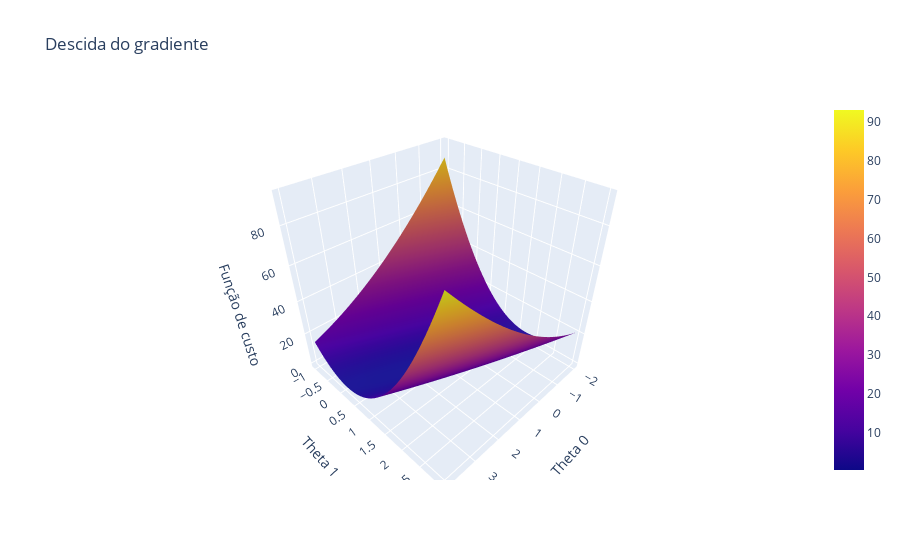

The notebook cell this image was saved under:
### Code cell
import numpy as np
import plotly.graph_objects as go

def gradient_descent(X, y, learning_rate, num_iterations):
    num_samples = len(y)
    theta0 = 0  # Parâmetro theta0
    theta1 = 0  # Parâmetro theta1
    cost_history = []

    for i in range(num_iterations):
        y_pred = theta0 + theta1 * X  # Valor previsto pela regressão linear
        error = y_pred - y  # Erro entre o valor previsto e o valor real
        
        # Atualizar os parâmetros theta0 e theta1 usando a regra do gradiente descendente
        gradient0 = (1 / num_samples) * np.sum(error)
        gradient1 = (1 / num_samples) * np.sum(error * X)
        theta0 -= learning_rate * gradient0
        theta1 -= learning_rate * gradient1
        
        # Calcular a função de custo (erro médio quadrático)
        cost = np.mean(error**2)
        cost_history.append(cost)

    return theta0, theta1, cost_history

# Dados de exemplo
X = np.array([1, 2, 3, 4, 5])
y = np.array([2, 4, 5, 4, 5])

# Hiperparâmetros
learning_rate = 0.05
num_iterations = 100

# Executar o gradiente descendente
theta0, theta1, cost_history = gradient_descent(X, y, learning_rate, num_iterations)

# Preparar os dados para plotagem
theta0_vals = np.linspace(-2, 4, 100)
theta1_vals = np.linspace(-1, 3, 100)
theta0_vals, theta1_vals = np.meshgrid(theta0_vals, theta1_vals)
cost_vals = np.zeros_like(theta0_vals)

for i in range(len(theta0_vals)):
    for j in range(len(theta1_vals)):
        theta_vals = np.array([theta0_vals[i, j], theta1_vals[i, j]])
        y_pred = theta_vals[0] + theta_vals[1] * X
        error = y_pred - y
        cost_vals[i, j] = np.mean(error**2)

# Plotar o gradiente descendente em 3D com Plotly
fig = go.Figure(data=[go.Surface(x=theta0_vals, y=theta1_vals, z=cost_vals)])
fig.update_layout(scene=dict(
                    xaxis_title='Theta 0',
                    yaxis_title='Theta 1',
                    zaxis_title='Função de custo'),
                  title='Descida do gradiente')
fig.show()

### Figure 1 — Plotly figure (JSON) as saved in the notebook; plotly's stock layout.template omitted (floating-point values rounded to 4 significant figures; data arrays with more than 128 entries replaced by an {"elided": "..."} marker saying what was removed)
{"data": [{"type": "surface", "x": {"elided": "100x100 float values"}, "y": {"elided": "100x100 float values"}, "z": {"elided": "100x100 float values"}}], "layout": {"scene": {"xaxis": {"title": {"text": "Theta 0"}}, "yaxis": {"title": {"text": "Theta 1"}}, "zaxis": {"title": {"text": "Função de custo"}}}, "title": {"text": "Descida do gradiente"}}}
